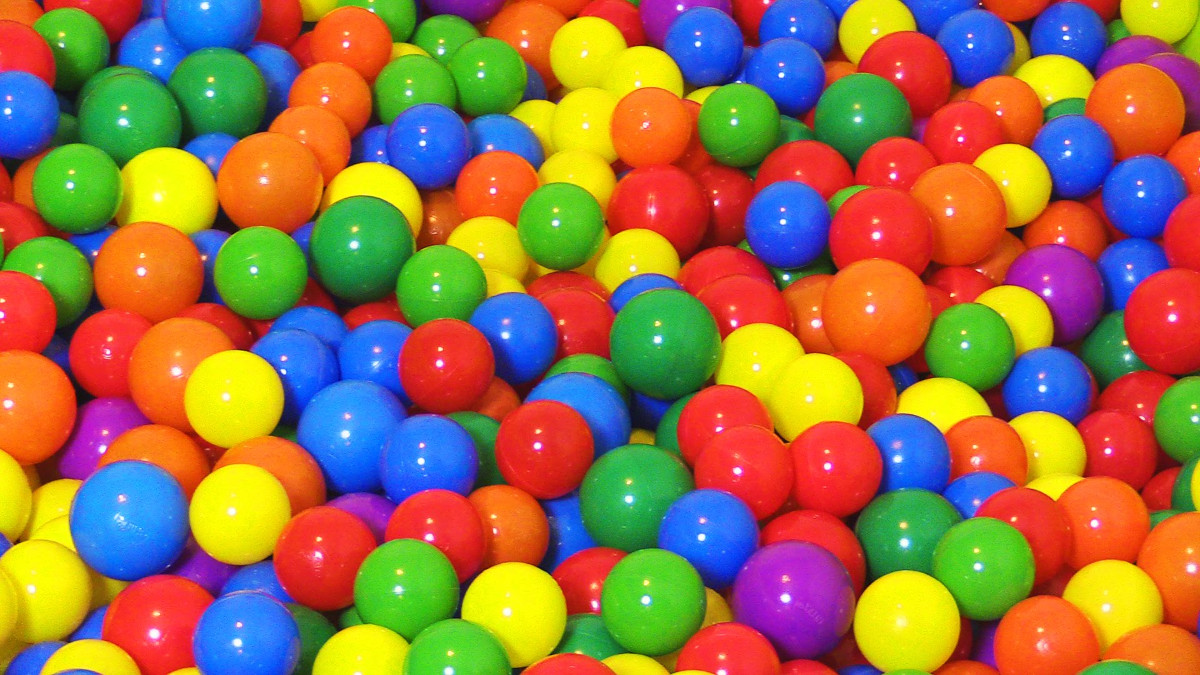
#> input picture vision processing/images/color_ball.jpg, 1200 x 675 px, given in place of the camera
$ python 'main test.py'
#> lines starting #> are read from the running program, lines starting #| are printed output that depends on the picture; after the words box and inside, x2 and y2 are one past the last pixel; in counts of white or black regions, pixels touching at a corner belong together
from __future__ import print_function
from threading import Thread
from multiprocessing import Pool, Process
import numpy as np
import datetime
import imutils
import cv2
from time import sleep
import serial

class FPS:
	def __init__(self):

		self._start = None
		self._end = None
		self.numFrames = 0

	def start(self):

		self._start = datetime.datetime.now()
		return self

	def stop(self):

		self._end = datetime.datetime.now()

	def update(self):

		self.numFrames += 1

	def elapsed(self):

		return (self._end - self._start).total_seconds()

	def fps(self):

		return self.numFrames / self.elapsed()

class WebcamVideoStream:
	def __init__(self, src = -1):

		self.stream = cv2.VideoCapture(src)
		(self.grabbed, self.frame) = self.stream.read()

		self.stopped = False

	def start(self):
		Thread(target=self.update, args=()).start()
		return self

	def update(self):
		while True:
			if self.stopped:
				return

			(self.grabbed, self.frame) = self.stream.read()

	def read(self):
		return self.frame

	def stop(self):
		self.stopped = True

def image_process(frame, colorLower, colorUpper, gray = False):


	if not gray:
		#blurred = cv2.GaussianBlur(frame, (11, 11), 0)
		#hsv = cv2.cvtColor(frame, cv2.COLOR_BGR2HSV)

		mask = cv2.inRange(frame, colorLower, colorUpper)
		mask = cv2.erode(mask, None, iterations=2)
		mask = cv2.dilate(mask, None, iterations=2)

	else:

		#bw = cv2.cvtColor(frame, cv2.COLOR_BGR2HSV)
		#ret,mask = cv2.threshold(frame, 190, 255,cv2.THRESH_BINARY)
		mask = cv2.inRange(frame, colorLower, colorUpper)
		#mask = cv2.erode(mask, None, iterations=2)
		#mask = cv2.dilate(mask, None, iterations=2)

	return mask

# [41 lines left out: functions set_arm_state, update_screen, not called in this run]

			#if radius > 2:
				#cv2.circle(bg, (int(x), int(y)), int(radius), (0, 255, 255), 1)

	#cv2.imshow("Image", bg)


input_file = open("images/black.txt")
#> (reads vision processing/images/black.txt from the repository)
set_on = set()

for line in input_file:

    coordinate = line.strip().split(",")
    for i in range(2):
        coordinate[i] = int(coordinate[i])
    point = (coordinate[0], coordinate[1])
    set_on.add(point)

#PURPLE - HSV
color1Lower = np.array([80, 50, 50], dtype = np.uint8)
color1Upper = np.array([180, 255, 255], dtype = np.uint8)

#YELLOW - HSV
color2Lower = np.array([15, 50, 50], dtype = np.uint8)
color2Upper = np.array([80, 255, 255], dtype = np.uint8)

#WHITE - RGB
#color3Lower = (100, 0, 0)
#color3Upper = (180, 50, 255)

color3Lower = np.array([0,0,180], dtype=np.uint8)
color3Upper = np.array([0,0,255], dtype=np.uint8)

ser = serial.Serial('/dev/ttyACM0', 57600)

ser.write('0'.encode())
sleep(0.5)
ser.write('2'.encode())

print("[INFO] sampling THREADED frames from webcam...")
vs = WebcamVideoStream().start()
#> in __init__, self.frame is the input picture: shape (675, 1200, 3); mean B, G, R 71.1, 114.8, 153.5
fps = FPS().start()
bg = cv2.imread("images/bg.png")
#cv2.imshow("Frame", bg)

while True:

	frame = cv2.imread("images/test_image.png")
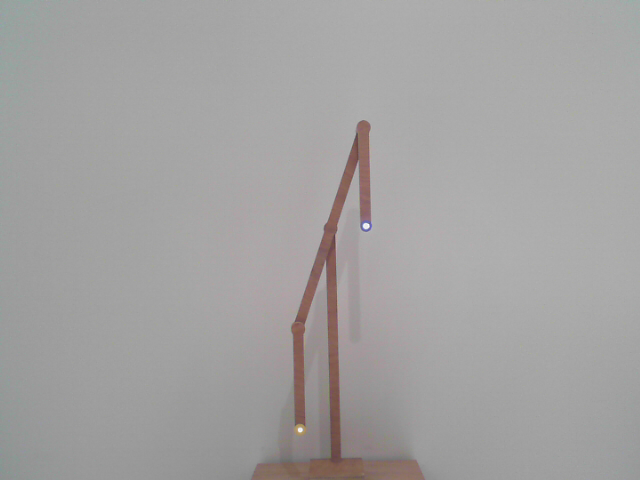
#> input picture vision processing/images/test_image.png, 640 x 480 px
#> frame is the input picture: shape (480, 640, 3); mean B, G, R 161.2, 161.5, 163.1
	hsv = cv2.cvtColor(frame, cv2.COLOR_BGR2HSV)
#> hsv: shape (480, 640, 3); mean H, S, V 23, 4.6, 163.4
	#frame = imutils.resize(frame, width=600)

	mask1 = image_process(hsv, color1Lower, color1Upper)
#> in image_process, `mask = cv2.inRange(frame, colorLower, colorUpper)`:
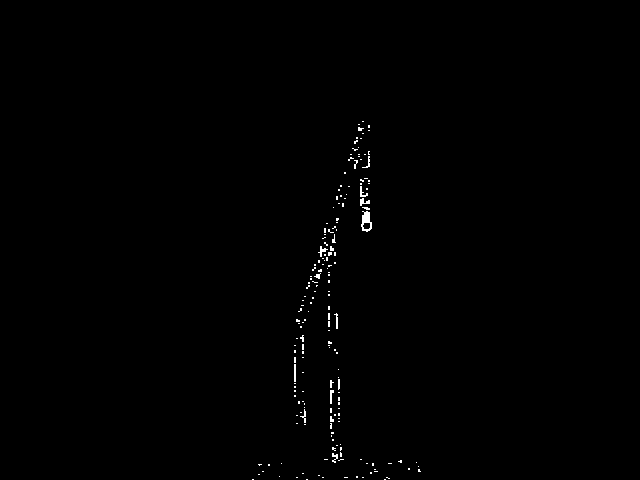
#> mask: shape (480, 640); 0.43% white in thin lines or dots, all inside (x1, y1, x2, y2) = (252, 121, 421, 480)
#> in image_process, `mask = cv2.erode(mask, None, iterations=2)`:
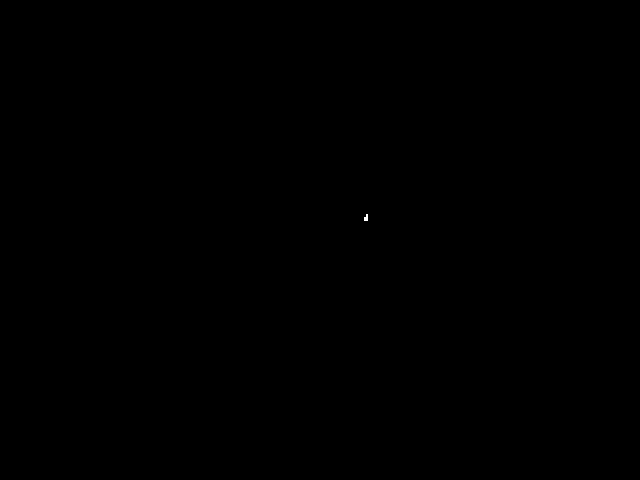
#> mask: shape (480, 640); 0.01% white; 1 white region, box (x1, y1, x2, y2) and area: (364, 214, 368, 221) 22
#> in image_process, `mask = cv2.dilate(mask, None, iterations=2)`: mask: shape (480, 640); 0.03% white; 1 white region, box (x1, y1, x2, y2) and area: (362, 212, 370, 223) 82
	mask2 = image_process(hsv, color2Lower, color2Upper)
#> call 2 of image_process, with colorLower = array of shape (3,), colorUpper = array of shape (3,), gray = False
#> in image_process (call 2), `mask = cv2.inRange(frame, colorLower, colorUpper)`:
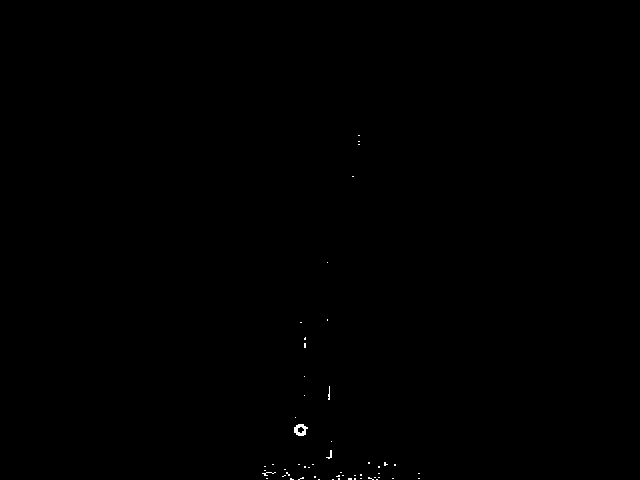
#> mask: shape (480, 640); 0.11% white in thin lines or dots, all inside (x1, y1, x2, y2) = (262, 135, 420, 480)
#> in image_process (call 2), `mask = cv2.erode(mask, None, iterations=2)`: mask: shape (480, 640); every value is 0
	display_mask = image_process(hsv, color3Lower, color3Upper, True)
#> in image_process (call 3), `mask = cv2.inRange(frame, colorLower, colorUpper)`: mask: shape (480, 640); 0.01% white in thin lines or dots, all inside (x1, y1, x2, y2) = (298, 224, 368, 432)

	cv2.imshow('Purple', mask1)
	cv2.imshow('Yellow', mask2)
	cv2.imshow('Display', display_mask)

	# [12 lines of commented-out code are left out]

	key = cv2.waitKey(1) & 0xFF
#> (key q is pressed here)

	if key == ord("q"):
		break

	if key == ord("c"):
		bg = cv2.imread("images/bg.png")
	fps.update()

	if key == ord("f"):
		fps.stop()
		print("[INFO] elasped time: {:.2f}".format(fps.elapsed()))
		print("[INFO] approx. FPS: {:.2f}".format(fps.fps()))

fps.stop()
print("[INFO] total elasped time: {:.2f}".format(fps.elapsed()))
print("[INFO] overall approx. FPS: {:.2f}".format(fps.fps()))

cv2.destroyAllWindows()
vs.stop()
